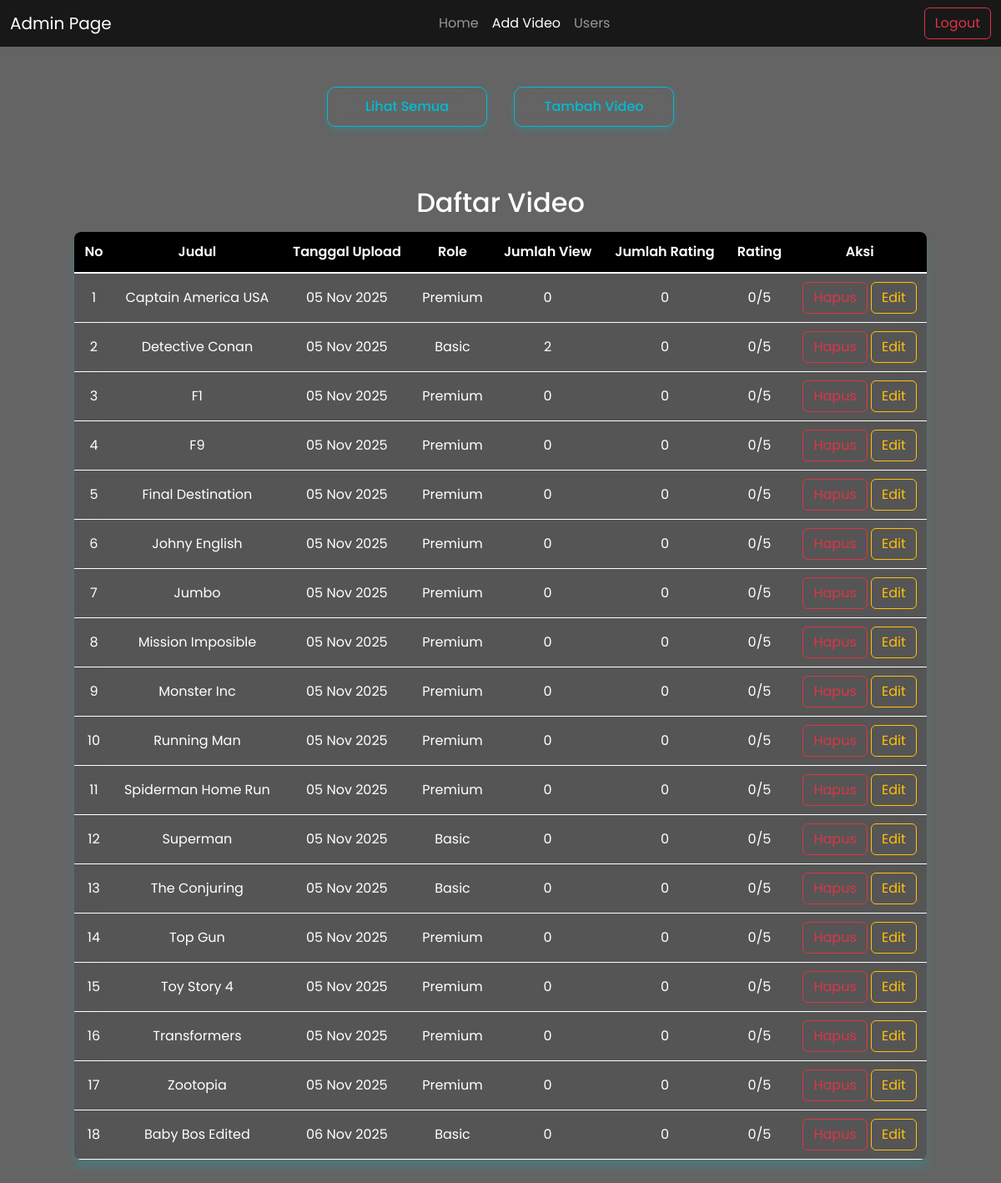
The app's page /routeAdmin.php?adminPage=videos (signed in) with its own data.
### tables this page shows
CREATE TABLE `video` (
  `id` int NOT NULL,
  `judul` varchar(255) NOT NULL,
  `sinopsis` text,
  `file_video` varchar(255) NOT NULL,
  `thumbnail` varchar(255) DEFAULT NULL,
  `genre` varchar(100) DEFAULT NULL,
  `durasi` varchar(20) DEFAULT NULL,
  `tanggal_upload` datetime DEFAULT CURRENT_TIMESTAMP,
  `role` varchar(50) DEFAULT 'basic',
  `jumlah_view` int DEFAULT '0',
  `jumlah_perating` int DEFAULT '0',
  `rating` int DEFAULT '0',
  `trailer` varchar(255) DEFAULT NULL,
  `indexPencarian` text NOT NULL
);

### src/controllers/adminControllers/videosController.php (the view, shortened to what this page needs)
<?php
include __DIR__ . "/../../databases/koneksi.php";
function ambilVideo() {
    global $connect;
    $konekDb = $connect->prepare("SELECT * FROM video");
    $konekDb->execute();
    $hasil = $konekDb->get_result();
    $html = '
    <div class="containerTampil mt-4">
        <h2 class="mb-3 text-center text-white">Daftar Video</h2>
        <table class="table-hover table-dark">
            <thead class="text-center">
                <tr>
                    <th>No</th>
                    <th>Judul</th>
                    <th>Tanggal Upload</th>
                    <th>Role</th>
                    <th>Jumlah View</th>
                    <th>Jumlah Rating</th>
                    <th>Rating</th>
                    <th>Aksi</th>
                </tr>
            </thead>
            <tbody>';
    $no = 1;
    while ($video = $hasil->fetch_assoc()) {
        $id = $video['id'];
        $judul = htmlspecialchars($video["judul"]);
        $tanggal = date("d M Y", strtotime($video["tanggal_upload"]));
        $role = htmlspecialchars($video["role"]);
        $view = number_format($video["jumlah_view"]);
        $like = number_format($video["jumlah_perating"]);
        $rating = $video["rating"];
        $html .= '
            <tr>
                <td class="text-center">'.$no.'</td>
                <td>'.$judul.'</td>
                <td class="text-center">'.$tanggal.'</td>
                <td class="text-center">'.$role.'</td>
                <td class="text-center">'.$view.'</td>
                <td class="text-center">'.$like.'</td>
                <td class="text-center">'.$rating.'/5</td>
                <td class="text-center">
                    <a href="?adminPage=hapusVideo&video='.$id.'"
                    class="btn btn-outline-danger"
                    onclick="return konfirmasiHapus(\''.addslashes($judul).'\', this.href);">
                    Hapus
                    </a>
                    <a class="btn btn-outline-warning" href="?adminPage=editVideo&idVideo='.$id.'">Edit</a>
                </td>
            </tr>';
        $no++;
    }
    $html .= '
            </tbody>
        </table>
    </div>';
    return $html;
}

### src/view/admin/adminCss/videos.css (style rules this page uses)
* { font-family: "Poppins", sans-serif; margin: 0; padding: 0; box-sizing: border-box; }
body { min-height: 100vh; display: flex; flex-direction: column; background-image: url("../../../uploads/admin/bgHome.jpg"); background-size: cover; background-repeat: no-repeat; background-position: center center; background-attachment: fixed; min-height: 100vh; justify-content: center; overflow: auto; background-color: rgba(0, 0, 0, 0.607); background-blend-mode: darken; }
.containerTampil { width: 100%; }
table { border-collapse: collapse; width: 100%; box-shadow: 0 10px 12px rgba(0, 188, 212, 0.2); background-color: rgba(0, 0, 0, 0.15); backdrop-filter: blur(15px); border-radius: 8px; overflow: hidden; }
thead { background-color: #000000; background-blend-mode: hard-light; backdrop-filter: blur(100px); color: white; }
th { padding: 12px; text-align: center; font-weight: 600; border-bottom: 2px solid #ffffff; }
td { padding: 10px; text-align: center; background-color: #00000000; border-bottom: 1px solid #ffffff; color: #ffffff; }

### records on screen
video: judul "Captain America USA", tanggal_upload "05 Nov 2025", role "Premium", jumlah_view "0", jumlah_perating "0", rating "0"
video: judul "Detective Conan", tanggal_upload "05 Nov 2025", role "Basic", jumlah_view "2", jumlah_perating "0", rating "0"
video: judul "F1", tanggal_upload "05 Nov 2025", role "Premium", jumlah_view "0", jumlah_perating "0", rating "0"
video: judul "F9", tanggal_upload "05 Nov 2025", role "Premium", jumlah_view "0", jumlah_perating "0", rating "0"
video: judul "Final Destination", tanggal_upload "05 Nov 2025", role "Premium", jumlah_view "0", jumlah_perating "0", rating "0"
video: judul "Johny English", tanggal_upload "05 Nov 2025", role "Premium", jumlah_view "0", jumlah_perating "0", rating "0"
video: judul "Jumbo", tanggal_upload "05 Nov 2025", role "Premium", jumlah_view "0", jumlah_perating "0", rating "0"
video: judul "Mission Imposible", tanggal_upload "05 Nov 2025", role "Premium", jumlah_view "0", jumlah_perating "0", rating "0"
video: judul "Monster Inc", tanggal_upload "05 Nov 2025", role "Premium", jumlah_view "0", jumlah_perating "0", rating "0"
video: judul "Running Man", tanggal_upload "05 Nov 2025", role "Premium", jumlah_view "0", jumlah_perating "0", rating "0"
video: judul "Spiderman Home Run", tanggal_upload "05 Nov 2025", role "Premium", jumlah_view "0", jumlah_perating "0", rating "0"
video: judul "Superman", tanggal_upload "05 Nov 2025", role "Basic", jumlah_view "0", jumlah_perating "0", rating "0"
video: judul "The Conjuring", tanggal_upload "05 Nov 2025", role "Basic", jumlah_view "0", jumlah_perating "0", rating "0"
video: judul "Top Gun", tanggal_upload "05 Nov 2025", role "Premium", jumlah_view "0", jumlah_perating "0", rating "0"
video: judul "Toy Story 4", tanggal_upload "05 Nov 2025", role "Premium", jumlah_view "0", jumlah_perating "0", rating "0"
video: judul "Transformers", tanggal_upload "05 Nov 2025", role "Premium", jumlah_view "0", jumlah_perating "0", rating "0"
video: judul "Zootopia", tanggal_upload "05 Nov 2025", role "Premium", jumlah_view "0", jumlah_perating "0", rating "0"
video: judul "Baby Bos Edited", tanggal_upload "06 Nov 2025", role "Basic", jumlah_view "0", jumlah_perating "0", rating "0"
